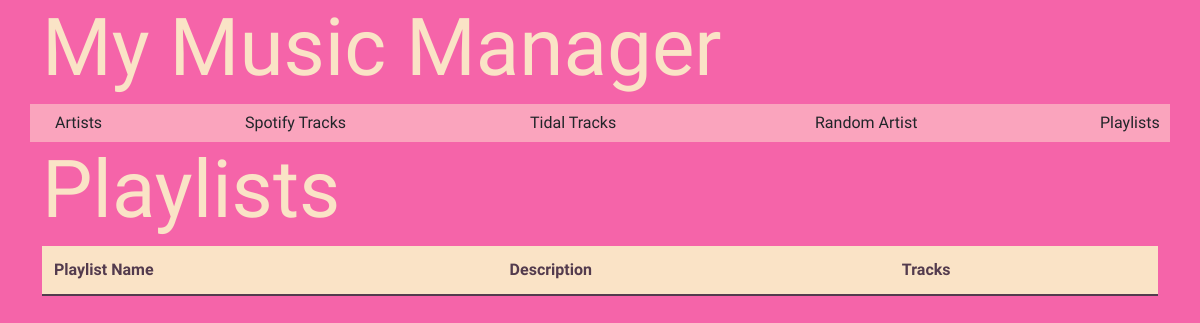
Page /playlists_overview on the earlier database version.
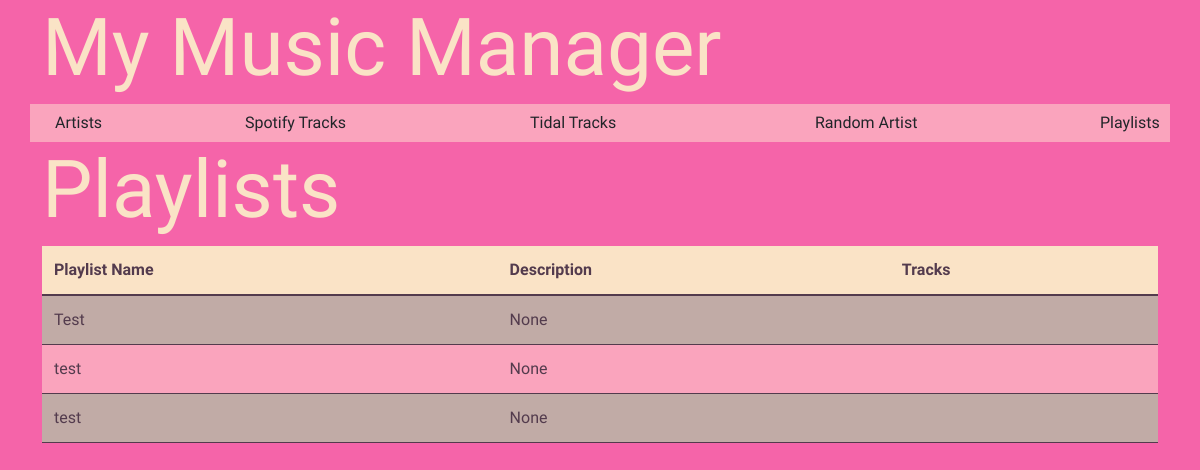
Same page on the later database version.
### app/models.py (models this page shows)
class Playlist(db.Model):
    __tablename__ = 'playlists'
    id = db.Column(db.Integer, primary_key=True)
    name = db.Column(db.String(100), nullable=False)
    description = db.Column(db.String(255), nullable=True)
    tracks = db.relationship('PlaylistTracks', back_populates='playlist')

### app/views.py (the view)
@app.route('/playlists_overview')
def playlists_overview():
    playlists = Playlist.query.all()  # Fetch all playlists
    return render_template('playlists_overview.html', playlists=playlists)

### app/templates/playlists_overview.html (shortened to what this page needs)
{% extends "base.html" %}
{% block content %}
<link rel="stylesheet" href="{{ url_for('static', filename='css/artists_overview.css') }}">
{% include 'nav.html' %}
<h1 class="display-1 title">Playlists</h1>
<table class="custom-table">
    <thead>
        <tr>
            <th>Playlist Name</th>
            <th>Description</th>
            <th>Tracks</th>
        </tr>
    </thead>
    <tbody id="playlist-table-body">
        {% for playlist in playlists %}
        <tr>
            <td>{{ playlist.name }}</td>
            <td>{{ playlist.description }}</td>
            <td>
            </td>
        </tr>
        {% endfor %}
    </tbody>
</table>
{% endblock %}

### app/templates/base.html (shortened to what this page needs)
<!DOCTYPE html>
<html>
<head>
    <link href="https://cdn.jsdelivr.net/npm/bootstrap@5.3.2/dist/css/bootstrap.min.css" rel="stylesheet">
    <link rel="stylesheet" href="{{ url_for('static', filename='css/styles.css') }}">
</head>
<body class="container">
    {% block content %}
    {% endblock %}
</body>
</html>

### app/templates/nav.html
<h1 class="display-1 title">My Music Manager</h1>
<div class="row" style="background-color: #faa4bdff;">
    <div class="col-2">
        <a href="{{ url_for('artists_overview') }}" class="btn btn-custom">Artists</a>
    </div>
    <div class="col-3">
        <a href="{{ url_for('spotify_overview') }}" class="btn btn-custom">Spotify Tracks</a>
    </div>
    <div class="col-3">
        <a href="{{ url_for('tidal_overview') }}" class="btn btn-custom">Tidal Tracks</a>
    </div>
    <div class="col-3">
        <a href="{{ url_for('random_artist') }}" class="btn btn-custom">Random Artist</a>
    </div>
    <div class="col-1">
        <a href="{{ url_for('playlists_overview') }}" class="btn btn-custom">Playlists</a>
    </div>
</div>

### app/static/css/styles.css (style rules this page uses)
body { --pale-dogwood: #c1aba6ff; --eggplant: #533b4dff; --hot-pink: #f564a9ff; --amaranth-pink: #faa4bdff; --champagne: #fae3c6ff; background-color: var(--hot-pink); font-family: 'Sarala', sans-serif; }
.title { font-family: 'Life Savers', serif; color: var(--champagne); }
h1, h2, h3, h4, h5, h6 { font-family: 'Kalam', cursive; }

### app/static/css/artists_overview.css (style rules this page uses)
.custom-table { width: 100%; margin-bottom: 1rem; color: var(--eggplant); border-collapse: collapse; }
.custom-table th { background-color: var(--champagne); text-align: left; padding: 0.75rem; border-bottom: 2px solid var(--eggplant); color: var(--eggplant); }
.custom-table td { padding: 0.75rem; vertical-align: top; border-bottom: 1px solid var(--eggplant); color: var(--eggplant); }
.custom-table tbody tr:nth-of-type(odd) { background-color: var(--pale-dogwood); }
.custom-table tbody tr:nth-of-type(even) { background-color: var(--amaranth-pink); }
.custom-table th { position: sticky; top: 0; z-index: 2; background-color: var(--champagne); color: var(--eggplant); box-shadow: 0 2px 2px -1px rgba(0, 0, 0, 0.4); }

Differences in the rows shown:
added Playlist: name "Test", description "None"
added Playlist: name "test", description "None"
added Playlist: name "test", description "None"
